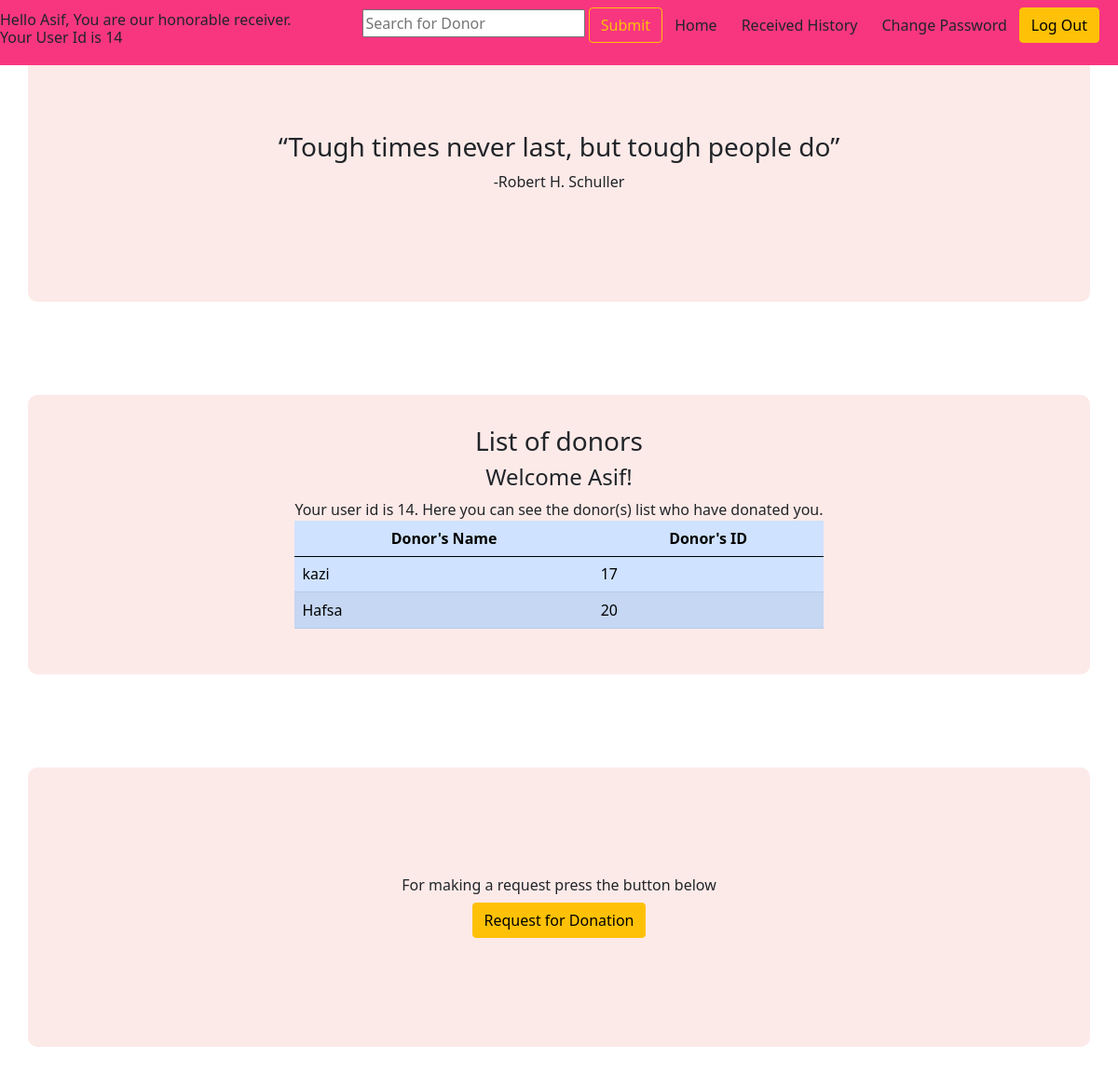
Screenshot of /receiver_dashboard.php (signed in) with the database file from the repository.
### tables this page shows
CREATE TABLE `users` (
  `user_id` int(11) NOT NULL,
  `user_first_name` varchar(30) NOT NULL,
  `user_last_name` varchar(30) NOT NULL,
  `user_password` varchar(100) NOT NULL,
  `user_type` varchar(30) DEFAULT NULL,
  `user_email` varchar(255) DEFAULT NULL
);

### receiver_dashboard.php (the view, shortened to what this page needs)
<?php
 include("connection.php");
 ?>
<!DOCTYPE html>
<html lang="en">
<head>
    <link href="https://cdn.jsdelivr.net/npm/bootstrap@5.0.2/dist/css/bootstrap.min.css" rel="stylesheet">
    <link rel="stylesheet" href="style.css">
</head>
<body>
<div>
<nav class="navbar navbar-expand-lg navbar-light navbar-custom fixed-top">
<h6>Hello <?php echo $_SESSION['user_first_name'] ?>, You are our honorable receiver. Your User Id is  <?php echo $_SESSION['user_id'] ?> </h6>
      <div class="container-fluid">
        <div
          class="collapse navbar-collapse justify-content-end"
          id="navbarScroll"
        >
          <ul
            class="navbar-nav me-2 my-2 my-lg-0 navbar-nav-scroll"
            style="--bs-scroll-height: 100px"
          >
           <form action="receiver_dashboard.php" method='POST'><input class="form-control-outline-warning mr-sm-2" type="search" placeholder="Search for Donor" aria-label="Search" name="search_donor">
            <button class="btn btn-outline-warning my-2 my-sm-0 " type="submit" for='search_donor' name='submit'>Submit</button></form>
            <li class="nav-item nav-text">
              <a href="receiver_dashboard.php" class="btn" role="button">Home</a>
            </li>
            <li class="nav-item nav-text">
              <a href="received_history.php" class="btn" role="button">Received History</a>
            </li>
            <li class="nav-item nav-text">
              <a href="change_password.php" class="btn" role="button">Change Password</a>
            </li>
            <li class="nav-item">
              <a href="logout.php" class="btn btn-warning" role="button"
                >Log Out</a>
            </li>
          </ul>
        </div>
      </div>
    </nav>
<div class="container d-flex align-items-center justify-content-center color-bg text-center" id="whoweare">
    <div>
        <h3>“Tough times never last, but tough people do”</h3>
        <h8>-Robert H. Schuller</h8>
    </div>
</div>
<div class="container d-flex align-items-center justify-content-center color-bg text-center" id="whoweare">
        <div>
           <h3>List of donors</h3>
           <h4>Welcome <?php echo $_SESSION['user_first_name'] ?>!</h4>
           <h7>Your user id is <?php echo $_SESSION['user_id'] ?>. Here you can see the donor(s) list who have donated you.</h7>
           <table class="table table-striped table-primary" >
          <thead>
            <tr >
            <th scope="col " class="text-center">Donor's Name</th>
            <th scope="col " class="text-center">Donor's ID</th>
            </tr>
          </thead>
          <tbody>
            <tr class="td-text">
            <?php
			       $sql= "SELECT * FROM users where user_type='donor'";
			       $res=mysqli_query($conn, $sql);
			while ($row= mysqli_fetch_assoc($res)){
        echo	 "<tr><td>".$row['user_first_name'] . "</td><td>" .$row['user_id'] . "</td>" ;
      }
			echo "</table>";
            ?>
          </div>
         </div>
</div>
<div class="container d-flex align-items-center justify-content-center color-bg text-center" id="whoweare">
    <div>
        <h6>For making a request press the button below</h6>
        <a href="request_form.php" class="btn btn-warning" role="button">Request for Donation</a>
    </div>
</div>
</body>
</html>

### style.css (style rules this page uses)
.navbar-custom { background-color: #f83680; }
.container { margin-bottom: 100px; }
.color-bg { background-color: #fceae8; border-radius: 10px; }
#whoweare { height: 300px; }

### rows the page displays
users: user_first_name "kazi", user_id "17"
users: user_first_name "Hafsa", user_id "20"

### other values shown
$_SESSION['user_first_name'] "Asif"
$_SESSION['user_id'] "14"
